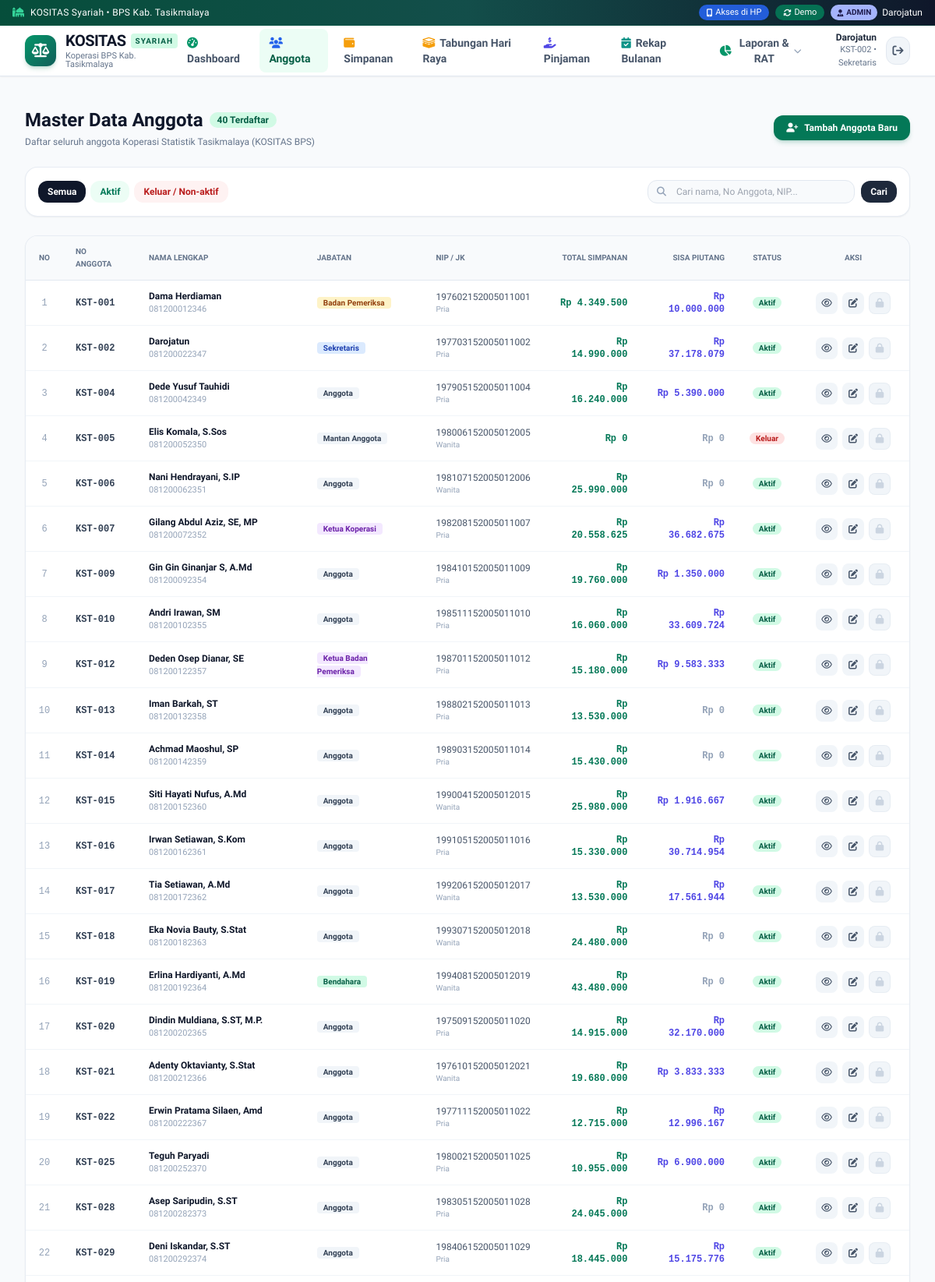
Screenshot of /admin/anggota (signed in, upper part) with the database file from the repository.
### tables this page shows
CREATE TABLE anggota (
        id INTEGER PRIMARY KEY AUTOINCREMENT,
        no_anggota TEXT UNIQUE NOT NULL,
        nama TEXT NOT NULL,
        nip TEXT,
        jabatan TEXT DEFAULT 'Anggota',
        jenis_kelamin TEXT DEFAULT 'Pria',
        no_hp TEXT,
        email TEXT,
        alamat TEXT,
        tanggal_masuk DATE DEFAULT (CURRENT_DATE),
        tanggal_keluar DATE,
        status TEXT DEFAULT 'Aktif',
        password TEXT DEFAULT '123456',
        role TEXT DEFAULT 'anggota',
        created_at TIMESTAMP DEFAULT CURRENT_TIMESTAMP
    );

### app.py (the view)
@app.route('/admin/anggota')
@admin_required
def admin_anggota_list():
    status = request.args.get('status', 'Semua')
    search = request.args.get('search', '').strip()
    members = models.get_all_anggota(status_filter=status, search=search)
    return render_template('admin/anggota_list.html', members=members, current_status=status, search=search)

### templates/admin/anggota_list.html (shortened to what this page needs)
{% extends 'base.html' %}
{% block content %}
<div class="space-y-6">
  <div class="flex flex-col sm:flex-row sm:items-center justify-between gap-4">
    <div>
      <div class="flex items-center gap-2">
        <h1 class="text-2xl font-extrabold text-slate-900">Master Data Anggota</h1>
        <span class="px-2.5 py-0.5 rounded-full text-xs font-bold bg-emerald-100 text-emerald-800">
          {{ members|length }} Terdaftar
        </span>
      </div>
      <p class="text-xs text-slate-500 mt-1">Daftar seluruh anggota Koperasi Statistik Tasikmalaya (KOSITAS BPS)</p>
    </div>
    <div class="flex items-center gap-2.5">
      <a href="{{ url_for('admin_anggota_tambah') }}" class="px-4 py-2 bg-emerald-700 hover:bg-emerald-800 text-white rounded-xl text-xs font-bold shadow-md shadow-emerald-700/20 transition flex items-center gap-2">
        <i class="fa-solid fa-user-plus"></i>
        Tambah Anggota Baru
      </a>
    </div>
  </div>
  <div class="bg-white rounded-2xl p-4 border border-slate-200/80 shadow-sm flex flex-col md:flex-row md:items-center justify-between gap-3">
    <div class="flex items-center space-x-1.5 overflow-x-auto pb-1 md:pb-0">
      <a href="{{ url_for('admin_anggota_list', status='Semua', search=search) }}"
         class="px-3 py-1.5 rounded-xl text-xs font-bold transition {% if current_status == 'Semua' %}bg-slate-900 text-white{% else %}bg-slate-100 text-slate-600 hover:bg-slate-200{% endif %}">
        Semua
      </a>
      <a href="{{ url_for('admin_anggota_list', status='Aktif', search=search) }}"
         class="px-3 py-1.5 rounded-xl text-xs font-bold transition {% if current_status == 'Aktif' %}bg-emerald-700 text-white{% else %}bg-emerald-50 text-emerald-700 hover:bg-emerald-100{% endif %}">
        Aktif
      </a>
      <a href="{{ url_for('admin_anggota_list', status='Keluar', search=search) }}"
         class="px-3 py-1.5 rounded-xl text-xs font-bold transition {% if current_status == 'Keluar' %}bg-red-700 text-white{% else %}bg-red-50 text-red-700 hover:bg-red-100{% endif %}">
        Keluar / Non-aktif
      </a>
    </div>
    <form method="GET" action="{{ url_for('admin_anggota_list') }}" class="flex items-center gap-2 w-full md:w-80">
      <div class="relative w-full">
        <span class="absolute inset-y-0 left-0 pl-3 flex items-center text-slate-400">
          <i class="fa-solid fa-magnifying-glass text-xs"></i>
        </span>
        <input type="text" name="search" value="{{ search }}" placeholder="Cari nama, No Anggota, NIP..."
               class="w-full pl-9 pr-3 py-1.5 bg-slate-50 border border-slate-200 rounded-xl text-xs focus:outline-none focus:ring-2 focus:ring-emerald-500 focus:bg-white transition">
      </div>
      <button type="submit" class="px-3 py-1.5 bg-slate-800 text-white text-xs font-bold rounded-xl hover:bg-slate-700 transition">
        Cari
      </button>
    </form>
  </div>
  <div class="bg-white rounded-2xl border border-slate-200/80 shadow-sm overflow-hidden">
    <div class="overflow-x-auto">
      <table class="w-full text-xs text-left">
        <thead class="bg-slate-50 text-slate-500 uppercase text-[10px] font-bold border-b border-slate-200">
          <tr>
            <th class="py-3 px-4 text-center w-12">No</th>
            <th class="py-3 px-4">No Anggota</th>
            <th class="py-3 px-4">Nama Lengkap</th>
            <th class="py-3 px-4">Jabatan</th>
            <th class="py-3 px-4">NIP / JK</th>
            <th class="py-3 px-4 text-right">Total Simpanan</th>
            <th class="py-3 px-4 text-right">Sisa Piutang</th>
            <th class="py-3 px-4 text-center">Status</th>
            <th class="py-3 px-4 text-center w-36">Aksi</th>
          </tr>
        </thead>
        <tbody class="divide-y divide-slate-100">
          {% for m in members %}
          <tr class="hover:bg-slate-50/70 transition">
            <td class="py-3 px-4 text-center text-slate-400 font-mono">{{ loop.index }}</td>
            <td class="py-3 px-4 font-mono font-bold text-slate-700">{{ m.no_anggota }}</td>
            <td class="py-3 px-4">
              <a href="{{ url_for('admin_anggota_detail', id=m.id) }}" class="font-bold text-slate-900 hover:text-emerald-700 block">
                {{ m.nama }}
              </a>
              <span class="text-[11px] text-slate-400">{{ m.no_hp or '-' }}</span>
            </td>
            <td class="py-3 px-4">
              <span class="px-2 py-0.5 rounded text-[10px] font-semibold
                {% if 'Ketua' in m.jabatan %}bg-purple-100 text-purple-800
                {% elif 'Sekretaris' in m.jabatan %}bg-blue-100 text-blue-800
                {% elif 'Bendahara' in m.jabatan %}bg-emerald-100 text-emerald-800
                {% elif 'Pemeriksa' in m.jabatan %}bg-amber-100 text-amber-800
                {% else %}bg-slate-100 text-slate-700{% endif %}">
                {{ m.jabatan }}
              </span>
            </td>
            <td class="py-3 px-4 text-slate-600">
              <div>{{ m.nip or '-' }}</div>
              <div class="text-[10px] text-slate-400">{{ m.jenis_kelamin }}</div>
            </td>
            <td class="py-3 px-4 text-right font-bold text-emerald-700 font-mono">
              {{ m.total_simpanan|rupiah }}
            </td>
            <td class="py-3 px-4 text-right font-bold {% if m.total_piutang > 0 %}text-indigo-600{% else %}text-slate-400{% endif %} font-mono">
              {{ m.total_piutang|rupiah }}
            </td>
            <td class="py-3 px-4 text-center">
              <span class="px-2 py-0.5 rounded-full text-[10px] font-bold {% if m.status == 'Aktif' %}bg-emerald-100 text-emerald-800{% else %}bg-red-100 text-red-700{% endif %}">
                {{ m.status }}
              </span>
            </td>
            <td class="py-3 px-4 text-center">
              <div class="inline-flex items-center gap-1.5">
                <a href="{{ url_for('admin_anggota_detail', id=m.id) }}" title="Lihat Profil & Buku Tabungan"
                   class="w-7 h-7 rounded-lg bg-slate-100 hover:bg-emerald-100 text-slate-600 hover:text-emerald-800 flex items-center justify-center transition">
                  <i class="fa-regular fa-eye"></i>
                </a>
                <a href="{{ url_for('admin_anggota_edit', id=m.id) }}" title="Edit Data"
                   class="w-7 h-7 rounded-lg bg-slate-100 hover:bg-blue-100 text-slate-600 hover:text-blue-800 flex items-center justify-center transition">
                  <i class="fa-solid fa-pen-to-square"></i>
                </a>
                {% if current_user and current_user.role == 'superadmin' %}
                <a href="{{ url_for('switch_user', user_id=m.id) }}" title="Login Sebagai Anggota Ini (Khusus Superadmin)"
                   class="w-7 h-7 rounded-lg bg-emerald-50 hover:bg-emerald-200 text-emerald-700 flex items-center justify-center transition border border-emerald-200 shadow-sm">
                  <i class="fa-solid fa-arrow-right-to-bracket text-xs"></i>
                </a>
                {% else %}
                <span title="Akses Terkunci: Hanya Superadmin yang berwenang login sebagai anggota ini"
                      class="w-7 h-7 rounded-lg bg-slate-100 text-slate-300 flex items-center justify-center cursor-not-allowed border border-slate-200/60">
                  <i class="fa-solid fa-lock text-xs"></i>
                </span>
                {% endif %}
              </div>
            </td>
          </tr>
          {% endfor %}
        </tbody>
      </table>
    </div>
  </div>
</div>
{% endblock %}

### templates/base.html (shortened to what this page needs)
<!DOCTYPE html>
<html lang="id">
<head>
  <script src="https://cdn.tailwindcss.com"></script>
  <link rel="stylesheet" href="https://cdnjs.cloudflare.com/ajax/libs/font-awesome/6.5.1/css/all.min.css">
</head>
<body class="bg-slate-50 text-slate-800 font-sans min-h-screen flex flex-col antialiased selection:bg-emerald-600 selection:text-white">
  <div class="bg-gradient-to-r from-emerald-900 via-teal-900 to-slate-900 text-white text-[11px] sm:text-xs py-1.5 px-3 sm:px-4 no-print border-b border-emerald-800/40">
    <div class="max-w-7xl mx-auto flex justify-between items-center gap-2">
      <div class="flex items-center space-x-2 truncate">
        <i class="fa-solid fa-mosque text-emerald-400 shrink-0"></i>
        <span class="font-medium tracking-wide truncate">
          KOSITAS Syariah • BPS Kab. Tasikmalaya
        </span>
      </div>
      <div class="flex items-center space-x-2 shrink-0">
        <button onclick="document.getElementById('modalMobileAccess').classList.remove('hidden')"
                class="bg-blue-600/90 hover:bg-blue-500 text-white px-2.5 py-0.5 rounded-full font-medium transition flex items-center gap-1 shadow-sm text-[11px]">
          <i class="fa-solid fa-mobile-screen-button text-[10px]"></i>
          <span class="hidden sm:inline">Akses di HP</span>
        </button>
        <button onclick="document.getElementById('modalSwitchUser').classList.remove('hidden')"
                class="bg-emerald-700/90 hover:bg-emerald-600 text-white px-2.5 py-0.5 rounded-full font-medium transition flex items-center gap-1 shadow-sm text-[11px]">
          <i class="fa-solid fa-arrows-rotate text-[10px]"></i>
          <span class="xs:hidden">Demo</span>
        </button>
        {% if current_user %}
        <span class="hidden md:inline-flex items-center gap-1.5 font-medium">
          {% if current_user.role == 'superadmin' %}
            <span class="bg-amber-400 text-amber-950 px-2 py-0.5 rounded-full text-[10px] font-black shadow-sm flex items-center gap-1">
              <i class="fa-solid fa-crown text-[9px]"></i>SUPERADMIN
            </span>
          {% elif current_user.role == 'admin' %}
            <span class="bg-indigo-300 text-indigo-950 px-2 py-0.5 rounded-full text-[10px] font-extrabold shadow-sm flex items-center gap-1">
              <i class="fa-solid fa-user-tie text-[9px]"></i>ADMIN
            </span>
          {% else %}
            <span class="bg-emerald-700 text-emerald-100 px-2 py-0.5 rounded-full text-[10px] font-semibold flex items-center gap-1">
              <i class="fa-solid fa-user text-[9px]"></i>ANGGOTA
            </span>
          {% endif %}
          <span class="text-white">{{ current_user.nama }}</span>
        </span>
        {% endif %}
      </div>
    </div>
  </div>
  <header class="bg-white border-b border-slate-200 sticky top-0 z-40 shadow-sm no-print">
    <div class="max-w-7xl mx-auto px-3 sm:px-6 lg:px-8">
      <div class="flex justify-between items-center h-16">
        <div class="flex items-center space-x-3">
          <a href="/" class="flex items-center space-x-2.5 sm:space-x-3 group">
            <div class="w-10 h-10 rounded-xl bg-gradient-to-br from-emerald-600 to-teal-800 flex items-center justify-center text-white shadow-md shadow-emerald-700/20 group-hover:scale-105 transition shrink-0">
              <i class="fa-solid fa-scale-balanced text-lg"></i>
            </div>
            <div>
              <div class="flex items-center gap-1.5">
                <span class="text-xl font-extrabold tracking-tight text-slate-900 leading-none">KOSITAS</span>
                <span class="text-[10px] uppercase font-bold tracking-widest bg-emerald-100 text-emerald-800 px-1.5 py-0.5 rounded">SYARIAH</span>
              </div>
              <p class="text-[11px] text-slate-500 font-medium leading-none mt-1">Koperasi BPS Kab. Tasikmalaya</p>
            </div>
          </a>
        </div>
        <nav class="hidden md:flex items-center space-x-1 lg:space-x-2">
          {% if current_user and current_user.role in ['admin', 'superadmin'] %}
            <a href="{{ url_for('admin_dashboard') }}" class="px-3 py-2 rounded-lg text-sm font-semibold transition {% if request.endpoint == 'admin_dashboard' %}bg-emerald-50 text-emerald-800 font-bold{% else %}text-slate-600 hover:text-emerald-700 hover:bg-slate-50{% endif %}">
              <i class="fa-solid fa-gauge-high mr-1.5 text-emerald-600"></i>Dashboard
            </a>
            <a href="{{ url_for('admin_anggota_list') }}" class="px-3 py-2 rounded-lg text-sm font-semibold transition {% if 'admin_anggota' in request.endpoint %}bg-emerald-50 text-emerald-800 font-bold{% else %}text-slate-600 hover:text-emerald-700 hover:bg-slate-50{% endif %}">
              <i class="fa-solid fa-users mr-1.5 text-blue-600"></i>Anggota
            </a>
            <a href="{{ url_for('admin_simpanan') }}" class="px-3 py-2 rounded-lg text-sm font-semibold transition {% if request.endpoint == 'admin_simpanan' %}bg-emerald-50 text-emerald-800 font-bold{% else %}text-slate-600 hover:text-emerald-700 hover:bg-slate-50{% endif %}">
              <i class="fa-solid fa-wallet mr-1.5 text-amber-500"></i>Simpanan
            </a>
            <a href="{{ url_for('admin_tabungan_khusus') }}" class="px-3 py-2 rounded-lg text-sm font-semibold transition {% if request.endpoint == 'admin_tabungan_khusus' %}bg-emerald-50 text-emerald-800 font-bold{% else %}text-slate-600 hover:text-emerald-700 hover:bg-slate-50{% endif %}">
              <i class="fa-solid fa-kaaba mr-1.5 text-amber-500"></i>Tabungan Hari Raya
            </a>
            <a href="{{ url_for('admin_pinjaman_list') }}" class="px-3 py-2 rounded-lg text-sm font-semibold transition {% if 'admin_pinjaman' in request.endpoint %}bg-emerald-50 text-emerald-800 font-bold{% else %}text-slate-600 hover:text-emerald-700 hover:bg-slate-50{% endif %}">
              <i class="fa-solid fa-hand-holding-dollar mr-1.5 text-indigo-600"></i>Pinjaman
            </a>
            <a href="{{ url_for('admin_rekap_bulanan') }}" class="px-3 py-2 rounded-lg text-sm font-semibold transition {% if request.endpoint == 'admin_rekap_bulanan' %}bg-emerald-50 text-emerald-800 font-bold{% else %}text-slate-600 hover:text-emerald-700 hover:bg-slate-50{% endif %}">
              <i class="fa-solid fa-calendar-check mr-1.5 text-teal-600"></i>Rekap Bulanan
            </a>
            <div class="relative group">
              <button class="px-3 py-2 rounded-lg text-sm font-semibold text-slate-600 hover:text-emerald-700 hover:bg-slate-50 inline-flex items-center gap-1 transition">
                <i class="fa-solid fa-chart-pie mr-1 text-emerald-600"></i>
                <span>Laporan & RAT</span>
                <i class="fa-solid fa-chevron-down text-[10px] text-slate-400"></i>
              </button>
            </div>
          {% endif %}
        </nav>
        <div class="flex items-center space-x-2 sm:space-x-3">
          {% if current_user %}
            <div class="text-right hidden sm:block">
              <div class="text-xs font-bold text-slate-800 leading-tight">{{ current_user.nama }}</div>
              <div class="text-[11px] text-slate-500">{{ current_user.no_anggota }} • {{ current_user.jabatan }}</div>
            </div>
            <a href="{{ url_for('logout') }}" title="Keluar" class="hidden sm:flex w-9 h-9 rounded-xl bg-slate-100 hover:bg-red-50 text-slate-600 hover:text-red-600 items-center justify-center transition border border-slate-200">
              <i class="fa-solid fa-arrow-right-from-bracket text-sm"></i>
            </a>
          {% else %}
            <a href="{{ url_for('login') }}" class="bg-emerald-700 hover:bg-emerald-800 text-white px-4 py-2 rounded-xl text-sm font-semibold shadow transition">
              Masuk
            </a>
          {% endif %}
        </div>
      </div>
    </div>
  </header>
  <main class="flex-grow max-w-7xl mx-auto px-3 sm:px-6 lg:px-8 py-4 sm:py-6 w-full pb-24 md:pb-8">
    {% block content %}{% endblock %}
  </main>
</body>
</html>

### rows the page displays
anggota: nama "Darojatun", no_anggota "KST-002", jabatan "Sekretaris", no_hp "081200022347", nip "197703152005011002", jenis_kelamin "Pria", total_simpanan|rupiah "Rp 14.990.000", total_piutang|rupiah "Rp 37.178.079", status "Aktif", role "admin" (drawn)
anggota: no_anggota "KST-001", nama "Dama Herdiaman", no_hp "081200012346", jabatan "Badan Pemeriksa", nip "197602152005011001", jenis_kelamin "Pria", total_simpanan|rupiah "Rp 4.349.500", total_piutang|rupiah "Rp 10.000.000", status "Aktif"
anggota: no_anggota "KST-004", nama "Dede Yusuf Tauhidi", no_hp "081200042349", jabatan "Anggota", nip "197905152005011004", jenis_kelamin "Pria", total_simpanan|rupiah "Rp 16.240.000", total_piutang|rupiah "Rp 5.390.000", status "Aktif"
anggota: no_anggota "KST-005", nama "Elis Komala, S.Sos", no_hp "081200052350", jabatan "Mantan Anggota", nip "198006152005012005", jenis_kelamin "Wanita", total_simpanan|rupiah "Rp 0", total_piutang|rupiah "Rp 0", status "Keluar"
anggota: no_anggota "KST-006", nama "Nani Hendrayani, S.IP", no_hp "081200062351", jabatan "Anggota", nip "198107152005012006", jenis_kelamin "Wanita", total_simpanan|rupiah "Rp 25.990.000", total_piutang|rupiah "Rp 0", status "Aktif"
anggota: no_anggota "KST-007", nama "Gilang Abdul Aziz, SE, MP", no_hp "081200072352", jabatan "Ketua Koperasi", nip "198208152005011007", jenis_kelamin "Pria", total_simpanan|rupiah "Rp 20.558.625", total_piutang|rupiah "Rp 36.682.675", status "Aktif"
anggota: no_anggota "KST-009", nama "Gin Gin Ginanjar S, A.Md", no_hp "081200092354", jabatan "Anggota", nip "198410152005011009", jenis_kelamin "Pria", total_simpanan|rupiah "Rp 19.760.000", total_piutang|rupiah "Rp 1.350.000", status "Aktif"
anggota: no_anggota "KST-010", nama "Andri Irawan, SM", no_hp "081200102355", jabatan "Anggota", nip "198511152005011010", jenis_kelamin "Pria", total_simpanan|rupiah "Rp 16.060.000", total_piutang|rupiah "Rp 33.609.724", status "Aktif"
anggota: no_anggota "KST-012", nama "Deden Osep Dianar, SE", no_hp "081200122357", jabatan "Ketua Badan Pemeriksa", nip "198701152005011012", jenis_kelamin "Pria", total_simpanan|rupiah "Rp 15.180.000", total_piutang|rupiah "Rp 9.583.333", status "Aktif"
anggota: no_anggota "KST-013", nama "Iman Barkah, ST", no_hp "081200132358", jabatan "Anggota", nip "198802152005011013", jenis_kelamin "Pria", total_simpanan|rupiah "Rp 13.530.000", total_piutang|rupiah "Rp 0", status "Aktif"
anggota: no_anggota "KST-014", nama "Achmad Maoshul, SP", no_hp "081200142359", jabatan "Anggota", nip "198903152005011014", jenis_kelamin "Pria", total_simpanan|rupiah "Rp 15.430.000", total_piutang|rupiah "Rp 0", status "Aktif"
anggota: no_anggota "KST-015", nama "Siti Hayati Nufus, A.Md", no_hp "081200152360", jabatan "Anggota", nip "199004152005012015", jenis_kelamin "Wanita", total_simpanan|rupiah "Rp 25.980.000", total_piutang|rupiah "Rp 1.916.667", status "Aktif"
anggota: no_anggota "KST-016", nama "Irwan Setiawan, S.Kom", no_hp "081200162361", jabatan "Anggota", nip "199105152005011016", jenis_kelamin "Pria", total_simpanan|rupiah "Rp 15.330.000", total_piutang|rupiah "Rp 30.714.954", status "Aktif"
anggota: no_anggota "KST-017", nama "Tia Setiawan, A.Md", no_hp "081200172362", jabatan "Anggota", nip "199206152005012017", jenis_kelamin "Wanita", total_simpanan|rupiah "Rp 13.530.000", total_piutang|rupiah "Rp 17.561.944", status "Aktif"
anggota: no_anggota "KST-018", nama "Eka Novia Bauty, S.Stat", no_hp "081200182363", jabatan "Anggota", nip "199307152005012018", jenis_kelamin "Wanita", total_simpanan|rupiah "Rp 24.480.000", total_piutang|rupiah "Rp 0", status "Aktif"
anggota: no_anggota "KST-019", nama "Erlina Hardiyanti, A.Md", no_hp "081200192364", jabatan "Bendahara", nip "199408152005012019", jenis_kelamin "Wanita", total_simpanan|rupiah "Rp 43.480.000", total_piutang|rupiah "Rp 0", status "Aktif"
anggota: no_anggota "KST-020", nama "Dindin Muldiana, S.ST, M.P.", no_hp "081200202365", jabatan "Anggota", nip "197509152005011020", jenis_kelamin "Pria", total_simpanan|rupiah "Rp 14.915.000", total_piutang|rupiah "Rp 32.170.000", status "Aktif"
anggota: no_anggota "KST-021", nama "Adenty Oktavianty, S.Stat", no_hp "081200212366", jabatan "Anggota", nip "197610152005012021", jenis_kelamin "Wanita", total_simpanan|rupiah "Rp 19.680.000", total_piutang|rupiah "Rp 3.833.333", status "Aktif"
anggota: no_anggota "KST-022", nama "Erwin Pratama Silaen, Amd", no_hp "081200222367", jabatan "Anggota", nip "197711152005011022", jenis_kelamin "Pria", total_simpanan|rupiah "Rp 12.715.000", total_piutang|rupiah "Rp 12.996.167", status "Aktif"
anggota: no_anggota "KST-025", nama "Teguh Paryadi", no_hp "081200252370", jabatan "Anggota", nip "198002152005011025", jenis_kelamin "Pria", total_simpanan|rupiah "Rp 10.955.000", total_piutang|rupiah "Rp 6.900.000", status "Aktif"
anggota: no_anggota "KST-028", nama "Asep Saripudin, S.ST", no_hp "081200282373", jabatan "Anggota", nip "198305152005011028", jenis_kelamin "Pria", total_simpanan|rupiah "Rp 24.045.000", total_piutang|rupiah "Rp 0", status "Aktif"
anggota: no_anggota "KST-029", nama "Deni Iskandar, S.ST", no_hp "081200292374", jabatan "Anggota", nip "198406152005011029", jenis_kelamin "Pria", total_simpanan|rupiah "Rp 18.445.000", total_piutang|rupiah "Rp 15.175.776", status "Aktif"

### other values shown
{{ members|length }} "40"
